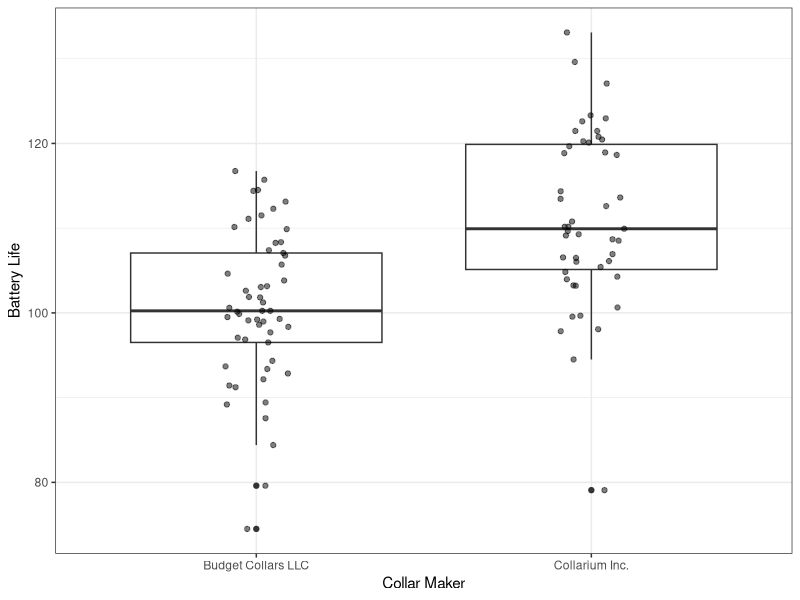
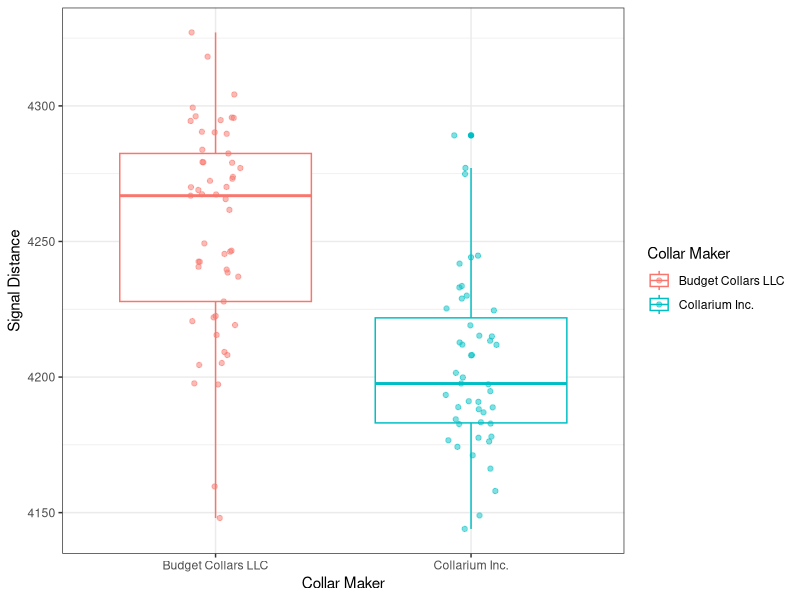

Write the R code that produced these figures, in order.
## ---- chunk 1

knitr::opts_chunk$set(echo = TRUE)

## ---- chunk 2

# Load library
library(tidyverse)

# Load data
collars <- read_csv("../data/collar_data.csv")

## ---- chunk 3

# New columns for mean battery life and signal distance
means_by_maker <- collars %>% 
  group_by(maker) %>% 
  summarise(mean_battery = mean(battery_life),
            mean_signal = mean(signal_distance))

## ---- chunk 4

# Battery life
ggplot(collars, aes(maker, battery_life)) +
  geom_boxplot() +
  geom_jitter(alpha = 0.5, width = 0.1) +
    labs(x = "Collar Maker",
       y = "Battery Life") +
  theme_bw()

# Signal distance
ggplot(collars, aes(maker, signal_distance, color = maker)) +
  geom_boxplot() + 
  geom_jitter(alpha = 0.5, width = 0.1) +
  labs(x = "Collar Maker",
       y = "Signal Distance",
       color = "Collar Maker") +
  theme_bw()

## ---- chunk 5

# Our first t-test!
t.test(battery_life ~ maker, data = collars)

## ---- chunk 6

t.test(data = collars, signal_distance ~ maker)

